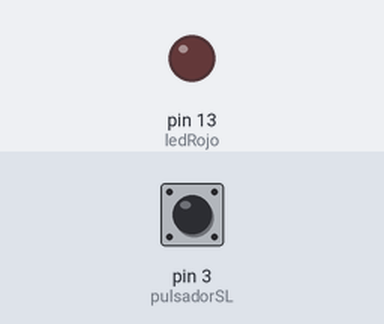
The sketch below on a simulated Arduino Uno, built with avr-gcc and run on an emulated ATmega328P. Parts: output pins drawn as LEDs (lit = HIGH). Inputs (shaded band) come from the test bench; at power-on: pin 3 (pulsadorSL) LOW.

Above: at 1.2 s.
1.3 s: pin 3 (pulsadorSL) pulled HIGH for 0.15 s
At 2.5 s:
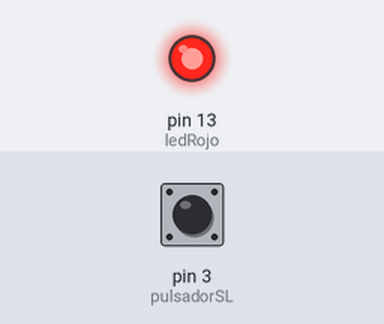
2.9 s: pin 3 (pulsadorSL) pulled HIGH for 1 s
At 3.7 s:
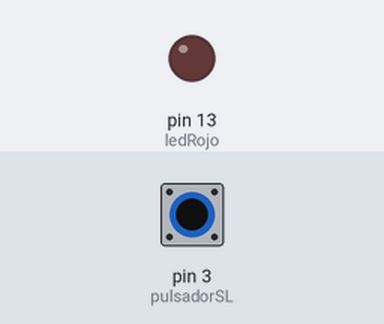
5.4 s: pin 3 (pulsadorSL) pulled HIGH for 3.2 s
At 6.8 s:
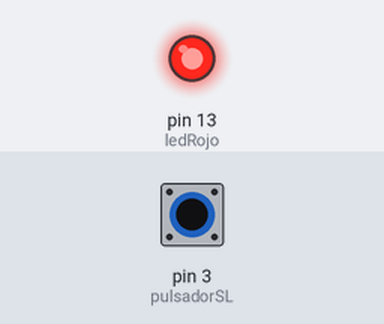
Timing chart, 0 to 8.4 s (numbered marks = the images above; inputs shaded):
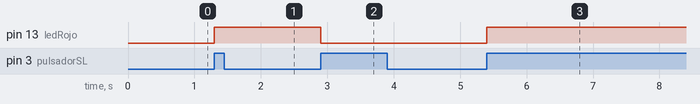

Measured:
- after the input at 1.3 s, pin 13 (ledRojo): LOW → HIGH at once
- after the input at 2.9 s, pin 13 (ledRojo): HIGH → LOW at once
- after the input at 5.4 s, pin 13 (ledRojo): LOW → HIGH at once

The sketch:

03-interruptor-de-luz-mejora3.ino
```cpp
// Pulsador con memoria: SL enciende y apaga el LED rojo

const int pulsadorSL = 3;  // pulsador izquierdo conectado al pin 3
const int ledRojo = 13;    // LED rojo conectado al pin 13

int estadoLED = LOW;  // recuerda si el LED está apagado o encendido

void setup() {
  pinMode(pulsadorSL, INPUT);
  pinMode(ledRojo, OUTPUT);
}

void loop() {
  if (digitalRead(pulsadorSL) == HIGH) {
    // cambia el LED al estado contrario
    if (estadoLED == LOW) {
      estadoLED = HIGH;
    } else {
      estadoLED = LOW;
    }
    digitalWrite(ledRojo, estadoLED);

    // espera a que sueltes el pulsador
    while (digitalRead(pulsadorSL) == HIGH) {
    }
    delay(50);  // evita los rebotes del pulsador al soltarlo
  }
}
```
